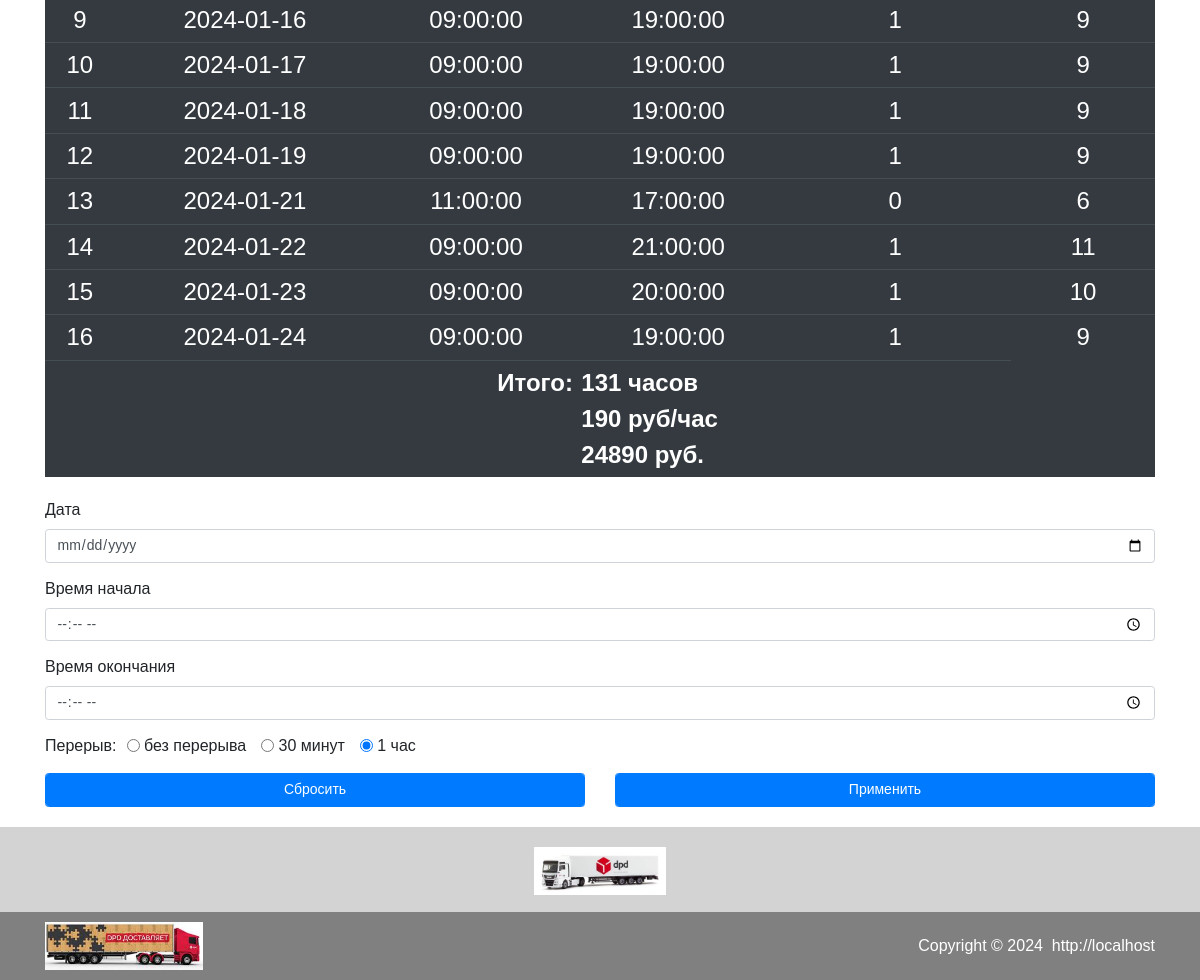
Before: / (lower part) with the older database file.
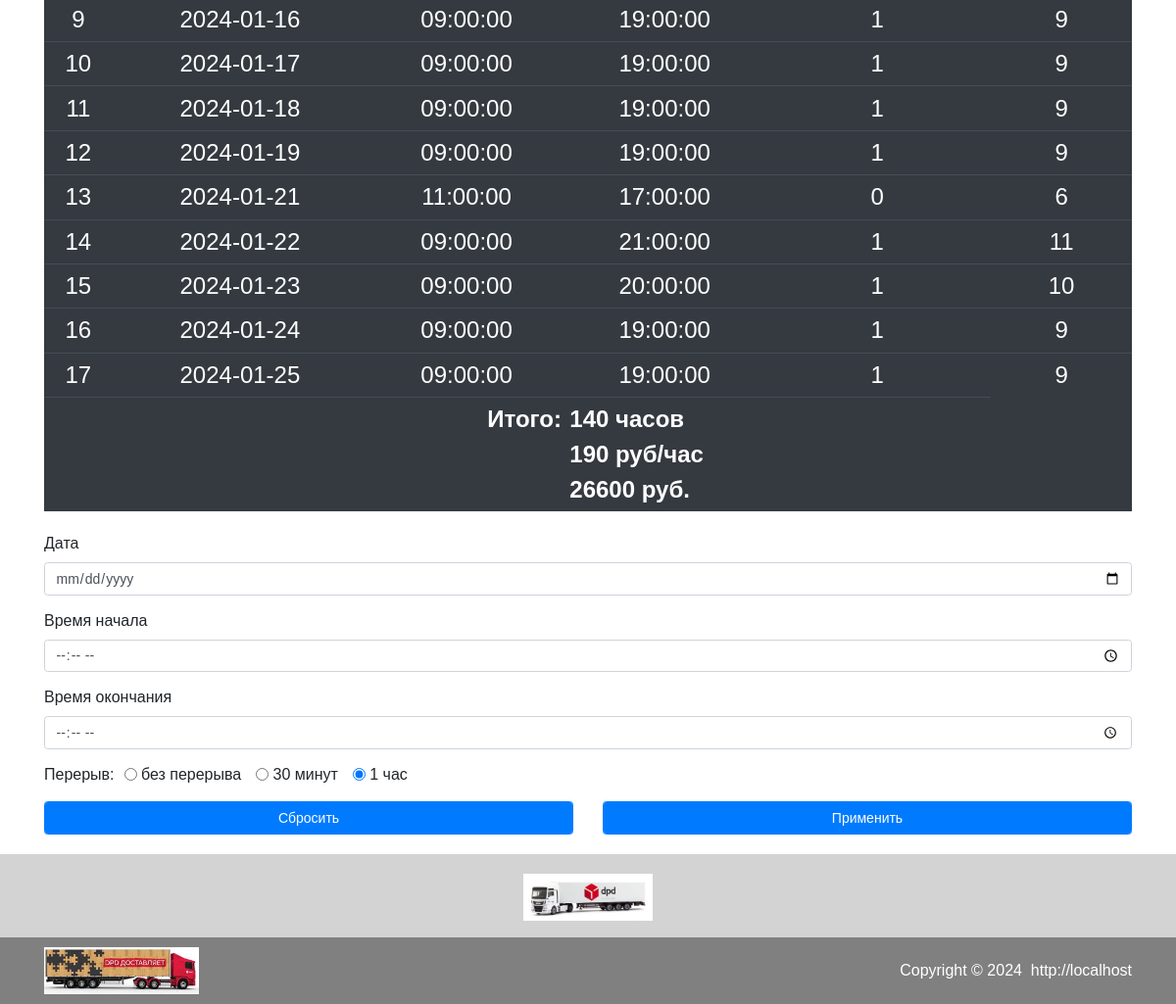
After: the same page with the newer database file.
### tables this page shows
CREATE TABLE `work_time` (
  `id` int(11) NOT NULL AUTO_INCREMENT,
  `date` date NOT NULL,
  `time_start` time NOT NULL,
  `time_end` time NOT NULL,
  `break_time` float NOT NULL DEFAULT 1,
  PRIMARY KEY (`id`),
  UNIQUE KEY `date` (`date`)
);

CREATE TABLE `work_price` (
  `id` int(11) NOT NULL AUTO_INCREMENT,
  `since_date` date NOT NULL,
  `price` int(11) NOT NULL,
  PRIMARY KEY (`id`)
);

### assets/php/functions.php (called while the page is built, shortened)
<?php
function get_price($obj, $date_start)
{
  $date_start = strtotime($date_start);
  foreach ($obj as $item) {
    if ($date_start >= strtotime($item['since_date'])) {
      return ($item['price']);
    }
  }
}

### index.php (the view, shortened to what this page needs)
<?php
require_once $_SERVER['DOCUMENT_ROOT'] . "/assets/php/functions.php";
require_once $_SERVER['DOCUMENT_ROOT'] . "/assets/php/connect.php";
$current_month = date('Y-m');
?>
<!DOCTYPE html>
<html lang="ru">
<head>
	<?php require_once $_SERVER['DOCUMENT_ROOT'] . "/assets/php/head.php"; ?>
</head>
<body data-page="1">
	<div class="wrapper">
		<main class="content">
			<div class="container">
				<div class="row">
					<div class="col-12">
						<?php
						if (isset($_POST) && !empty($_POST) && (!$_POST['currentMonthCheck'])) {
							$date_start = $_POST['date_start'];
							$date_end = $_POST['date_end'];
							$works = $mysqli->query("SELECT * FROM work_time WHERE `date` BETWEEN '$date_start' AND '$date_end' ORDER BY `date` ASC");
							$h2 = $date_start . " - " . $date_end;
						} else {
							$works = $mysqli->query("SELECT * FROM work_time WHERE `date` LIKE '" . $current_month . "-%' ORDER BY `date` ASC");
							$date_start = $works->fetch_assoc()['date'];
						}
						$arr_price = $mysqli->query(" SELECT * FROM `work_price` ORDER BY `since_date` DESC");
						$price = get_price($arr_price, $date_start);
						?>
						<section class="section__table mb-4">
							<table class="table table-dark table-sm">
								<tbody>
									<?php
									$works_time = 0;
									$i = 1;
									foreach ($works as $work) {
										$work_time = ((strtotime($work['date'] . ' ' . $work['time_end']) - strtotime($work['date'] . ' ' . $work['time_start'])) / 3600) - $work['break_time'];
										echo "<tr>";
										echo "<td>";
										echo $i;
										echo "</td>";
										echo "<td>";
										echo $work['date'];
										echo "</td>";
										echo "<td>";
										echo $work['time_start'];
										echo "</td>";
										echo "<td>";
										echo $work['time_end'];
										echo "</td>";
										echo "<td>";
										echo $work['break_time'];
										echo "</td>";
										echo "<td>";
										echo $work_time;
										echo "</td>";
										echo "</tr>";
										$works_time += $work_time;
										$i++;
									}
									$cash = $works_time * $price;
									?>
									<tr>
										<td class="result_title" colspan="3">
											Итого:
										</td>
										<td class="result_value" colspan="2">
											<?= '<div>' . $works_time . ' часов</div>' ?>
											<?= '<div>' . $price . ' руб/час</div>' ?>
											<?= '<div>' . $cash . ' руб.</div>' ?>
										</td>
									</tr>
								</tbody>
							</table>
						</section>
						<section class="section__form_add">
							<form class="form-add" action="assets/php/add-date.php" method="POST">
								<div class="form-group">
									<label for="date">Дата</label>
									<input class="form-control" type="date" id="date" name="date" required>
								</div>
								<div class="form-group">
									<label for="time-start">Время начала</label>
									<input class="form-control" type="time" id="time-start" name="time-start" required>
								</div>
								<div class="form-group">
									<label for="time-end">Время окончания</label>
									<input class="form-control" type="time" id="time-end" name="time-end" required>
								</div>
								<div class="radio-wrap">
									<div class="radio-title">Перерыв:</div>
									<div class="radio-form">
										<div class="form-check form-check-inline">
											<input class="form-check-input" type="radio" name="break-time"
												id="break-time1" value="0">
											<label class="form-check-label" for="break-time1">
												без перерыва
											</label>
										</div>
										<div class="form-check form-check-inline">
											<input class="form-check-input" type="radio" name="break-time"
												id="break-time2" value="0.5">
											<label class="form-check-label" for="break-time2">
												30 минут
											</label>
										</div>
										<div class="form-check form-check-inline">
											<input class="form-check-input" type="radio" name="break-time"
												id="break-time3" value="1" checked>
											<label class="form-check-label" for="break-time3">
												1 час
											</label>
										</div>
									</div>
								</div>
								<div class="row mt-3">
									<div class="col-6">
										<button type="reset" class="form-control btn btn-primary">Сбросить</button>
									</div>
									<div class="col-6">
										<button type="submit" class="form-control btn btn-primary">Применить</button>
									</div>
								</div>
							</form>
						</section>
					</div>
				</div>
			</div>
		</main>
		<?php require_once $_SERVER['DOCUMENT_ROOT'] . "/assets/php/footer.php"; ?>
	</div>
</body>
</html>

Changed rows visible on the page:
added work_time: date "2024-01-25", time_start "09:00:00", time_end "19:00:00", break_time "1", work_time "9"
computed for work_time (number 10 of 10 on the later page): date.price "24890" → "26600"
Other visible differences:
$works_time: "131" → "140"
